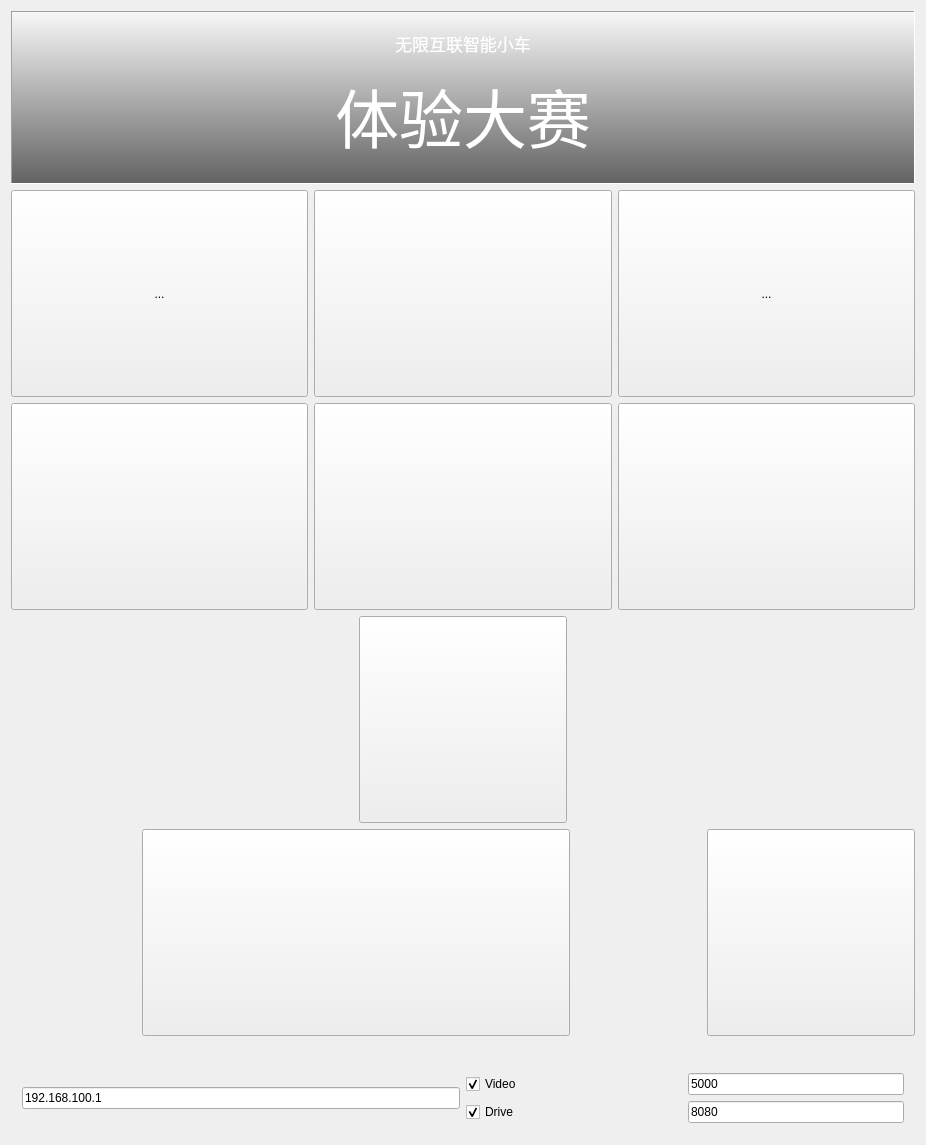
<?xml version="1.0" encoding="UTF-8"?>
<ui version="4.0">
 <class>ChatClient</class>
 <widget class="QWidget" name="ChatClient">
  <property name="geometry">
   <rect>
    <x>0</x>
    <y>0</y>
    <width>926</width>
    <height>1145</height>
   </rect>
  </property>
  <property name="sizePolicy">
   <sizepolicy hsizetype="Fixed" vsizetype="Preferred">
    <horstretch>0</horstretch>
    <verstretch>0</verstretch>
   </sizepolicy>
  </property>
  <property name="minimumSize">
   <size>
    <width>0</width>
    <height>0</height>
   </size>
  </property>
  <property name="maximumSize">
   <size>
    <width>16777215</width>
    <height>16777215</height>
   </size>
  </property>
  <property name="windowTitle">
   <string>VCar</string>
  </property>
  <property name="windowIcon">
   <iconset resource="videoClient.qrc">
    <normaloff>:/images/vcar.png</normaloff>:/images/vcar.png</iconset>
  </property>
  <property name="styleSheet">
   <string notr="true"/>
  </property>
  <layout class="QVBoxLayout" name="verticalLayout">
   <item>
    <layout class="QHBoxLayout" name="horizontalLayout_5">
     <item>
      <widget class="QLabel" name="frameLabel">
       <property name="sizePolicy">
        <sizepolicy hsizetype="Preferred" vsizetype="Expanding">
         <horstretch>0</horstretch>
         <verstretch>0</verstretch>
        </sizepolicy>
       </property>
       <property name="minimumSize">
        <size>
         <width>0</width>
         <height>0</height>
        </size>
       </property>
       <property name="maximumSize">
        <size>
         <width>16777215</width>
         <height>16777215</height>
        </size>
       </property>
       <property name="baseSize">
        <size>
         <width>0</width>
         <height>0</height>
        </size>
       </property>
       <property name="styleSheet">
        <string notr="true">background-color: qlineargradient(spread:repeat, x1:1, y1:1, x2:1, y2:0, stop:0 rgba(0, 0, 0, 150), stop:1 rgba(255, 255, 255, 150));</string>
       </property>
       <property name="frameShape">
        <enum>QFrame::Panel</enum>
       </property>
       <property name="frameShadow">
        <enum>QFrame::Sunken</enum>
       </property>
       <property name="text">
        <string>&lt;!DOCTYPE HTML PUBLIC &quot;-//W3C//DTD HTML 4.0//EN&quot; &quot;http://www.w3.org/TR/REC-html40/strict.dtd&quot;&gt;
&lt;html&gt;&lt;head&gt;&lt;meta name=&quot;qrichtext&quot; content=&quot;1&quot; /&gt;&lt;style type=&quot;text/css&quot;&gt;
p, li { white-space: pre-wrap; }
&lt;/style&gt;&lt;/head&gt;&lt;body style=&quot; font-family:'.SF NS Text'; font-size:13pt; font-weight:400; font-style:normal;&quot;&gt;
&lt;p align=&quot;center&quot; style=&quot; margin-top:12px; margin-bottom:12px; margin-left:0px; margin-right:0px; -qt-block-indent:0; text-indent:0px;&quot;&gt;&lt;span style=&quot; color:#ffffff;&quot;&gt;无限互联智能小车&lt;/span&gt;&lt;/p&gt;
&lt;p align=&quot;center&quot; style=&quot; margin-top:12px; margin-bottom:12px; margin-left:0px; margin-right:0px; -qt-block-indent:0; text-indent:0px;&quot;&gt;&lt;span style=&quot; font-size:48pt; color:#ffffff;&quot;&gt;体验大赛&lt;/span&gt;&lt;/p&gt;&lt;/body&gt;&lt;/html&gt;</string>
       </property>
       <property name="alignment">
        <set>Qt::AlignCenter</set>
       </property>
      </widget>
     </item>
    </layout>
   </item>
   <item>
    <layout class="QHBoxLayout" name="carControlUphorizontalLayout">
     <item>
      <widget class="QToolButton" name="lightToolButton">
       <property name="sizePolicy">
        <sizepolicy hsizetype="Preferred" vsizetype="Preferred">
         <horstretch>0</horstretch>
         <verstretch>0</verstretch>
        </sizepolicy>
       </property>
       <property name="text">
        <string>...</string>
       </property>
       <property name="icon">
        <iconset resource="videoClient.qrc">
         <normaloff>:/images/light.png</normaloff>:/images/light.png</iconset>
       </property>
       <property name="iconSize">
        <size>
         <width>200</width>
         <height>200</height>
        </size>
       </property>
      </widget>
     </item>
     <item>
      <widget class="QToolButton" name="uptoolButton">
       <property name="sizePolicy">
        <sizepolicy hsizetype="Preferred" vsizetype="Preferred">
         <horstretch>0</horstretch>
         <verstretch>0</verstretch>
        </sizepolicy>
       </property>
       <property name="minimumSize">
        <size>
         <width>0</width>
         <height>0</height>
        </size>
       </property>
       <property name="text">
        <string/>
       </property>
       <property name="icon">
        <iconset resource="videoClient.qrc">
         <normaloff>:/images/20080604085150800.png</normaloff>:/images/20080604085150800.png</iconset>
       </property>
       <property name="iconSize">
        <size>
         <width>200</width>
         <height>200</height>
        </size>
       </property>
      </widget>
     </item>
     <item>
      <widget class="QToolButton" name="beepToolButton">
       <property name="sizePolicy">
        <sizepolicy hsizetype="Preferred" vsizetype="Preferred">
         <horstretch>0</horstretch>
         <verstretch>0</verstretch>
        </sizepolicy>
       </property>
       <property name="text">
        <string>...</string>
       </property>
       <property name="icon">
        <iconset resource="videoClient.qrc">
         <normaloff>:/images/sound.png</normaloff>:/images/sound.png</iconset>
       </property>
       <property name="iconSize">
        <size>
         <width>200</width>
         <height>200</height>
        </size>
       </property>
      </widget>
     </item>
    </layout>
   </item>
   <item>
    <layout class="QHBoxLayout" name="cardControlMidhorizontalLayout">
     <item>
      <widget class="QToolButton" name="leftToolButton">
       <property name="sizePolicy">
        <sizepolicy hsizetype="Preferred" vsizetype="Preferred">
         <horstretch>0</horstretch>
         <verstretch>0</verstretch>
        </sizepolicy>
       </property>
       <property name="text">
        <string/>
       </property>
       <property name="icon">
        <iconset resource="videoClient.qrc">
         <normaloff>:/images/20080604085147919.png</normaloff>:/images/20080604085147919.png</iconset>
       </property>
       <property name="iconSize">
        <size>
         <width>200</width>
         <height>200</height>
        </size>
       </property>
      </widget>
     </item>
     <item>
      <widget class="QToolButton" name="stopToolButton">
       <property name="sizePolicy">
        <sizepolicy hsizetype="Preferred" vsizetype="Preferred">
         <horstretch>0</horstretch>
         <verstretch>0</verstretch>
        </sizepolicy>
       </property>
       <property name="text">
        <string/>
       </property>
       <property name="icon">
        <iconset resource="videoClient.qrc">
         <normaloff>:/images/20080604085149385.png</normaloff>:/images/20080604085149385.png</iconset>
       </property>
       <property name="iconSize">
        <size>
         <width>200</width>
         <height>200</height>
        </size>
       </property>
      </widget>
     </item>
     <item>
      <widget class="QToolButton" name="rightToolButton">
       <property name="sizePolicy">
        <sizepolicy hsizetype="Preferred" vsizetype="Preferred">
         <horstretch>0</horstretch>
         <verstretch>0</verstretch>
        </sizepolicy>
       </property>
       <property name="text">
        <string/>
       </property>
       <property name="icon">
        <iconset resource="videoClient.qrc">
         <normaloff>:/images/20080604085149246.png</normaloff>:/images/20080604085149246.png</iconset>
       </property>
       <property name="iconSize">
        <size>
         <width>200</width>
         <height>200</height>
        </size>
       </property>
      </widget>
     </item>
    </layout>
   </item>
   <item>
    <layout class="QHBoxLayout" name="horizontalLayout_3">
     <item>
      <spacer name="horizontalSpacer_3">
       <property name="orientation">
        <enum>Qt::Horizontal</enum>
       </property>
       <property name="sizeHint" stdset="0">
        <size>
         <width>40</width>
         <height>20</height>
        </size>
       </property>
      </spacer>
     </item>
     <item>
      <widget class="QToolButton" name="downtoolButton">
       <property name="sizePolicy">
        <sizepolicy hsizetype="Preferred" vsizetype="Preferred">
         <horstretch>0</horstretch>
         <verstretch>0</verstretch>
        </sizepolicy>
       </property>
       <property name="text">
        <string/>
       </property>
       <property name="icon">
        <iconset resource="videoClient.qrc">
         <normaloff>:/images/20080604085145783.png</normaloff>:/images/20080604085145783.png</iconset>
       </property>
       <property name="iconSize">
        <size>
         <width>200</width>
         <height>200</height>
        </size>
       </property>
      </widget>
     </item>
     <item>
      <spacer name="horizontalSpacer">
       <property name="orientation">
        <enum>Qt::Horizontal</enum>
       </property>
       <property name="sizeHint" stdset="0">
        <size>
         <width>40</width>
         <height>20</height>
        </size>
       </property>
      </spacer>
     </item>
    </layout>
   </item>
   <item>
    <layout class="QHBoxLayout" name="horizontalLayout_4">
     <item>
      <spacer name="horizontalSpacer_6">
       <property name="orientation">
        <enum>Qt::Horizontal</enum>
       </property>
       <property name="sizeHint" stdset="0">
        <size>
         <width>40</width>
         <height>20</height>
        </size>
       </property>
      </spacer>
     </item>
     <item>
      <widget class="QToolButton" name="connectToolButton">
       <property name="sizePolicy">
        <sizepolicy hsizetype="Preferred" vsizetype="Preferred">
         <horstretch>0</horstretch>
         <verstretch>0</verstretch>
        </sizepolicy>
       </property>
       <property name="text">
        <string/>
       </property>
       <property name="iconSize">
        <size>
         <width>420</width>
         <height>200</height>
        </size>
       </property>
       <property name="shortcut">
        <string>Ctrl+S</string>
       </property>
       <property name="checkable">
        <bool>true</bool>
       </property>
      </widget>
     </item>
     <item>
      <spacer name="horizontalSpacer_4">
       <property name="orientation">
        <enum>Qt::Horizontal</enum>
       </property>
       <property name="sizeHint" stdset="0">
        <size>
         <width>40</width>
         <height>20</height>
        </size>
       </property>
      </spacer>
     </item>
     <item>
      <widget class="QToolButton" name="setupToolButton">
       <property name="sizePolicy">
        <sizepolicy hsizetype="Preferred" vsizetype="Preferred">
         <horstretch>0</horstretch>
         <verstretch>0</verstretch>
        </sizepolicy>
       </property>
       <property name="text">
        <string/>
       </property>
       <property name="iconSize">
        <size>
         <width>200</width>
         <height>200</height>
        </size>
       </property>
       <property name="checkable">
        <bool>true</bool>
       </property>
      </widget>
     </item>
    </layout>
   </item>
   <item>
    <layout class="QHBoxLayout" name="horizontalLayout">
     <item>
      <widget class="QLabel" name="timeLabel">
       <property name="frameShape">
        <enum>QFrame::NoFrame</enum>
       </property>
       <property name="frameShadow">
        <enum>QFrame::Sunken</enum>
       </property>
       <property name="text">
        <string/>
       </property>
      </widget>
     </item>
     <item>
      <widget class="QLabel" name="statusLabel">
       <property name="text">
        <string/>
       </property>
       <property name="alignment">
        <set>Qt::AlignCenter</set>
       </property>
      </widget>
     </item>
    </layout>
   </item>
   <item>
    <widget class="QWidget" name="widget" native="true">
     <layout class="QHBoxLayout" name="horizontalLayout_7">
      <item>
       <widget class="QLineEdit" name="srvLineEdit">
        <property name="sizePolicy">
         <sizepolicy hsizetype="Preferred" vsizetype="Fixed">
          <horstretch>0</horstretch>
          <verstretch>0</verstretch>
         </sizepolicy>
        </property>
        <property name="text">
         <string>192.168.100.1</string>
        </property>
       </widget>
      </item>
      <item>
       <layout class="QVBoxLayout" name="verticalLayout_2">
        <item>
         <layout class="QHBoxLayout" name="horizontalLayout_6">
          <item>
           <widget class="QCheckBox" name="checkBoxEnCar">
            <property name="sizePolicy">
             <sizepolicy hsizetype="Preferred" vsizetype="Fixed">
              <horstretch>0</horstretch>
              <verstretch>0</verstretch>
             </sizepolicy>
            </property>
            <property name="text">
             <string>Video</string>
            </property>
            <property name="checked">
             <bool>true</bool>
            </property>
           </widget>
          </item>
          <item>
           <widget class="QLineEdit" name="ctrlPortLineEdit">
            <property name="sizePolicy">
             <sizepolicy hsizetype="Preferred" vsizetype="Fixed">
              <horstretch>0</horstretch>
              <verstretch>0</verstretch>
             </sizepolicy>
            </property>
            <property name="text">
             <string>5000</string>
            </property>
           </widget>
          </item>
         </layout>
        </item>
        <item>
         <layout class="QHBoxLayout" name="horizontalLayout_2">
          <item>
           <widget class="QCheckBox" name="checkBoxEnVideo">
            <property name="sizePolicy">
             <sizepolicy hsizetype="Preferred" vsizetype="Fixed">
              <horstretch>0</horstretch>
              <verstretch>0</verstretch>
             </sizepolicy>
            </property>
            <property name="text">
             <string>Drive</string>
            </property>
            <property name="checked">
             <bool>true</bool>
            </property>
           </widget>
          </item>
          <item>
           <widget class="QLineEdit" name="portLineEdit">
            <property name="sizePolicy">
             <sizepolicy hsizetype="Preferred" vsizetype="Fixed">
              <horstretch>0</horstretch>
              <verstretch>0</verstretch>
             </sizepolicy>
            </property>
            <property name="text">
             <string>8080</string>
            </property>
           </widget>
          </item>
         </layout>
        </item>
       </layout>
      </item>
     </layout>
    </widget>
   </item>
  </layout>
 </widget>
 <layoutdefault spacing="6" margin="11"/>
 <resources>
  <include location="videoClient.qrc"/>
 </resources>
 <connections>
  <connection>
   <sender>setupToolButton</sender>
   <signal>toggled(bool)</signal>
   <receiver>widget</receiver>
   <slot>setVisible(bool)</slot>
   <hints>
    <hint type="sourcelabel">
     <x>547</x>
     <y>722</y>
    </hint>
    <hint type="destinationlabel">
     <x>568</x>
     <y>1052</y>
    </hint>
   </hints>
  </connection>
 </connections>
</ui>
